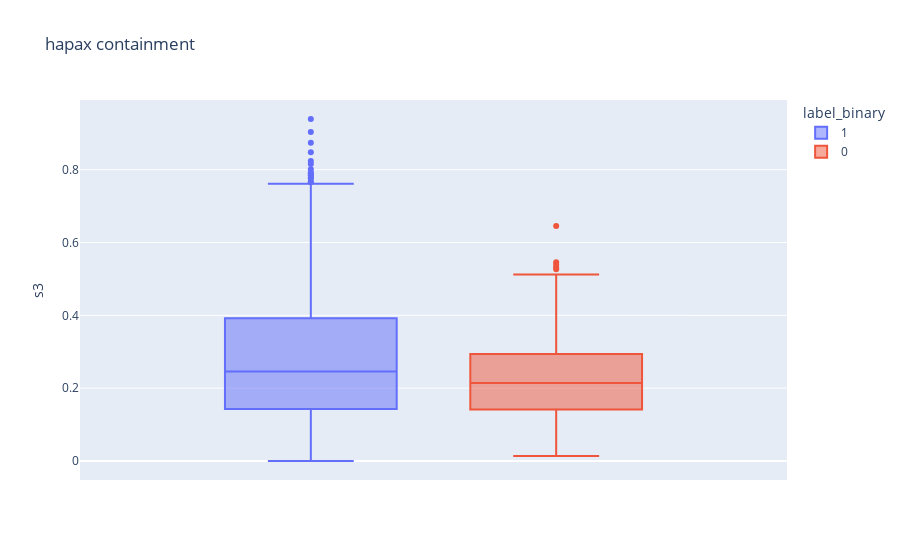

The code cell stored with this chart in its notebook:
### Code cell
fig = px.box(df, y="s3", color="label_binary", title="hapax containment")
fig.show()

### Figure 1 — Plotly figure (JSON) as saved in the notebook; plotly's stock layout.template omitted (floating-point values rounded to 4 significant figures; data arrays with more than 128 entries replaced by an {"elided": "..."} marker saying what was removed)
{"data": [{"alignmentgroup": "True", "hovertemplate": "label_binary=1<br>s3=%{y}<extra></extra>", "legendgroup": "1", "marker": {"color": "#636efa"}, "name": "1", "notched": false, "offsetgroup": "1", "orientation": "v", "showlegend": true, "type": "box", "x0": " ", "xaxis": "x", "y": {"elided": "739 float values"}, "y0": " ", "yaxis": "y"}, {"alignmentgroup": "True", "hovertemplate": "label_binary=0<br>s3=%{y}<extra></extra>", "legendgroup": "0", "marker": {"color": "#EF553B"}, "name": "0", "notched": false, "offsetgroup": "0", "orientation": "v", "showlegend": true, "type": "box", "x0": " ", "xaxis": "x", "y": {"elided": "205 float values"}, "y0": " ", "yaxis": "y"}], "layout": {"boxmode": "group", "legend": {"title": {"text": "label_binary"}, "tracegroupgap": 0}, "title": {"text": "hapax containment"}, "xaxis": {"anchor": "y", "domain": [0, 1]}, "yaxis": {"anchor": "x", "domain": [0, 1], "title": {"text": "s3"}}}}
